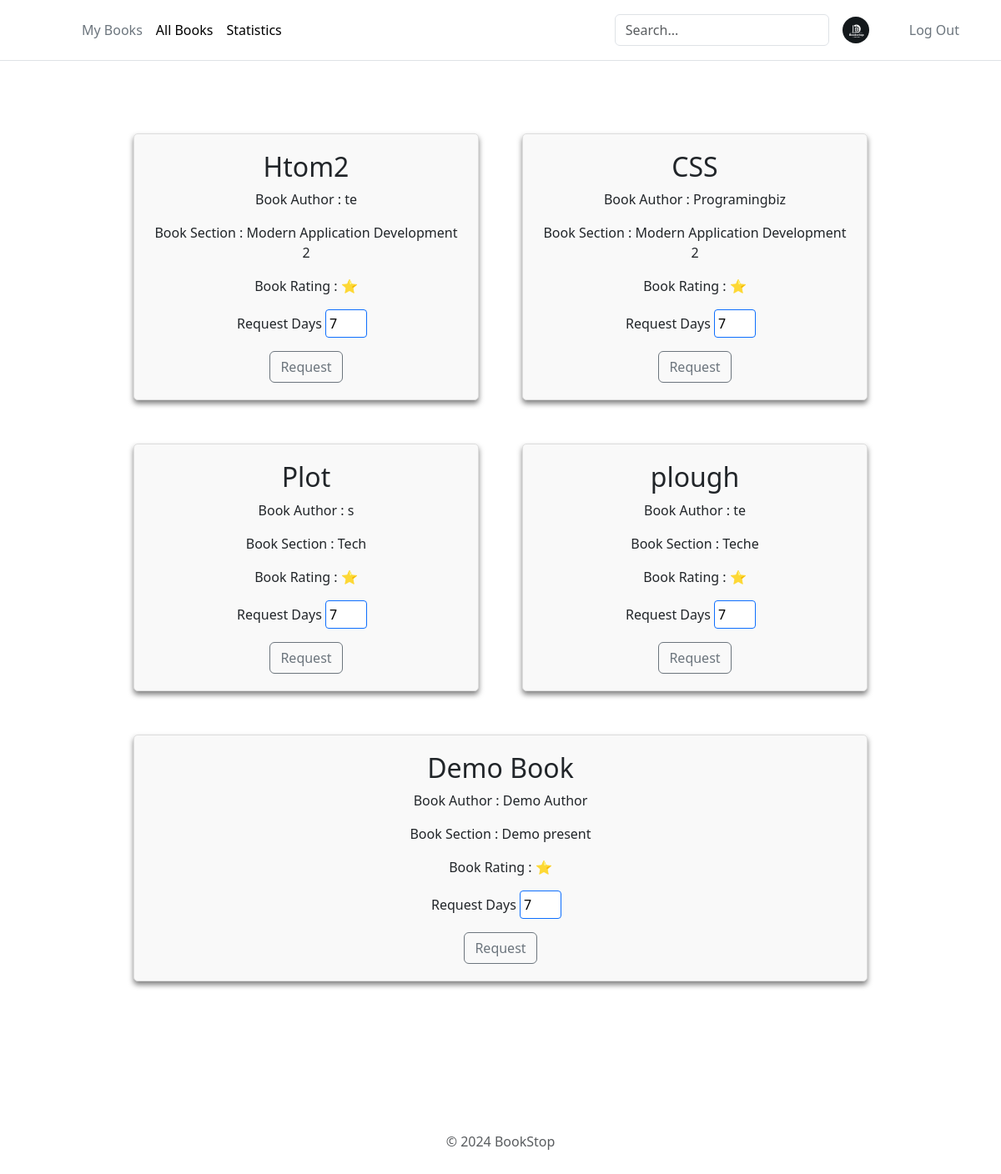
The app's page /allBooks (signed in) with its own data.
### app.py (models this page shows)
class Books(db.Model):
    __tablename__ = 'books'
    BookId = db.Column(db.Integer, autoincrement=True, primary_key=True)
    SectionId = db.Column(db.Integer, db.ForeignKey('section.SectionId'), nullable=False)
    Title = db.Column(db.String(50), nullable=False)
    Author = db.Column(db.String(50), nullable=False)
    Content = db.Column(db.Text)
    ImageLink = db.Column(db.String(255))

### app.py (the view)
@app.route("/allBooks", methods=["GET","POST"])
def allBooks():
    if 'user_id' not in session:
        return redirect(url_for('userLogin'))
    if request.method == 'POST':
        data = request.form.to_dict()
        requstBook = BookIssue(UserId=session['user_id'], BookId=data['bookid'], SectionId=data['sectionId'], Days=data['days'], IssueStatus = 'requested', IssueDate = datetime.datetime.today().date())
        db.session.add(requstBook)
        db.session.commit()
        bookSec = BookSection.query.all()
        userid = session['user_id']
        return render_template("allBooks.html", books=bookSec, userid = userid)
    else:
        bookSec = BookSection.query.all()
        userid = request.args.get('userid')
        return render_template("allBooks.html", books=bookSec, userid = userid)

### app/templates/allBooks.html (shortened to what this page needs)
<!DOCTYPE html>
<html lang="en">
  <head>
    <link rel="stylesheet" href="/static/add-section.css" />
    <link
      href="https://cdn.jsdelivr.net/npm/bootstrap@5.3.2/dist/css/bootstrap.min.css"
      rel="stylesheet"
    />
  </head>
  <body>
    <div id="app">
      <header-component></header-component>
      <div>
        <div class="main-container">
          {% for book in books %}
          <div class="section-container" id="1">
            <h2>{{book.Books_Title}}</h2>
            <p class="book-author">Book Author : {{book.Books_Author}}</p>
            <div>
              <p class="book-section">Book Section : {{book.Section_Title}}</p>
            </div>
            <div>
              <p class="book-rating">Book Rating : {{book.Books_Rating}} ⭐</p>
            </div>
            <form action="/allBooks" method="post">
              <p>
                Request Days
                <input
                  type="number"
                  name="days"
                  required
                  value="7"
                  style="width: 50px; padding: 4px; margin-right: 10px"
                />
              </p>
              <button
                type="submit"
                id="request{{book.Books_BookId}}"
                class="btn btn-outline-secondary"
              >
                Request
              </button>
            </form>
          </div>
          {% endfor %}
        </div>
        <footer-component></footer-component>
      </div>
    </div>
  </body>
</html>

### app/static/add-section.css (style rules this page uses)
body { background-color: #2d2a2e; margin: 0; }
.main-container { display: flex; flex-wrap: wrap; padding: 130px; align-items: flex-start; gap: 2em; margin: 20px; }
.section-container { background-color: rgba(255, 255, 255, 0.1); backdrop-filter: blur(10px); border-radius: 10px; padding: 20px 20px; box-shadow: 0 4px 6px rgba(0, 0, 0, 0.5); text-align: center; width: 20%; flex-grow: 1; }
header { position: fixed; top: 0; left: 0; width: 100%; background-color: rgba(255, 255, 255, 0.9); z-index: 2; }
input, textarea { width: 100%; padding: 8px; border-radius: 4px; border: solid 1px #0d6efd; color: #000; }
input, textarea { margin-bottom: 20px; }
.main-container { display: flex; flex-wrap: wrap; }
.section-container { position: relative; width: 300px; padding: 20px; margin: 10px; border: 1px solid #ddd; border-radius: 5px; background-color: #f9f9f9; }

### records on screen
Books: Books_Title "Htom2", Books_Author "te", Section_Title "Modern Application Development 2"
Books: Books_Title "CSS", Books_Author "Programingbiz", Section_Title "Modern Application Development 2"
Books: Books_Title "Plot", Books_Author "s", Section_Title "Tech"
Books: Books_Title "plough", Books_Author "te", Section_Title "Teche"
Books: Books_Title "Demo Book", Books_Author "Demo Author", Section_Title "Demo present"
